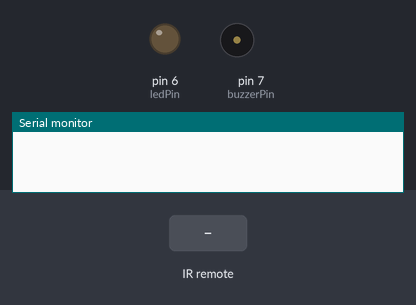
A sketch run on a simulated Arduino Uno, built with avr-gcc and run on an emulated ATmega328P. Shown: output pins drawn as LEDs (lit = HIGH), buzzer (waves = sounding, pin HIGH), the last lines printed to the serial monitor. Inputs (shaded band) come from the test bench.

Above: at 1.2 s.
1.3 s: infrared code 0xFF6897 received
At 2.3 s:
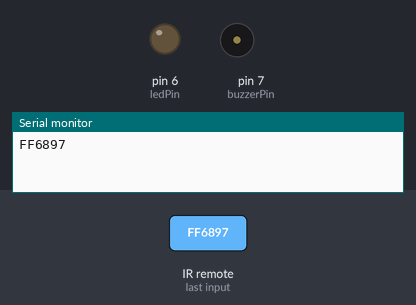
2.9 s: infrared code 0xFF30CF received
At 3.5 s:
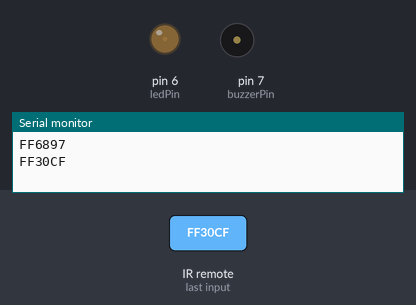
4.5 s: infrared code 0xFF18E7 received
At 5.8 s:
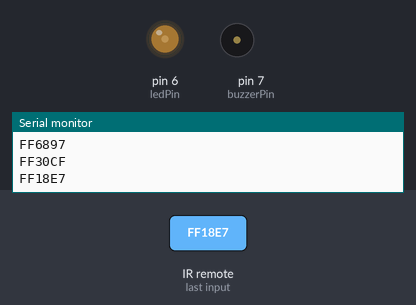
6.1 s: infrared code 0xFF7A85 received
At 7.1 s:
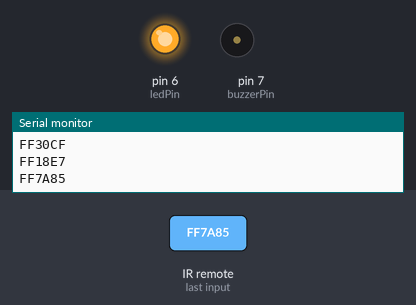
7.7 s: infrared code 0xFF6897 received
At 8.3 s:
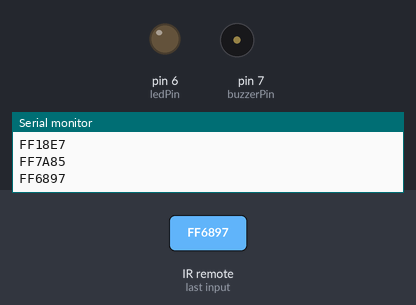
Timing chart, 0 to 10.3 s (numbered marks = the images above; inputs shaded):
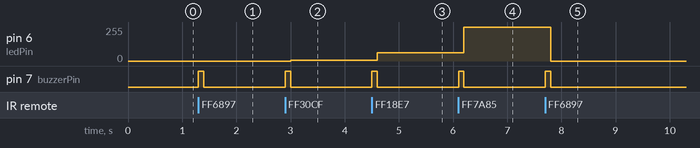

Measured:
- after the input at 1.3 s, pin 7 (buzzerPin): LOW → HIGH at once, → LOW 0.10 s later
- after the input at 2.9 s, pin 6 (ledPin): 0/255 → 7/255 after 0.10 s; pin 7 (buzzerPin): LOW → HIGH at once, → LOW 0.10 s later
- after the input at 4.5 s, pin 6 (ledPin): 7/255 → 63/255 after 0.10 s; pin 7 (buzzerPin): LOW → HIGH at once, → LOW 0.10 s later
- after the input at 6.1 s, pin 6 (ledPin): 63/255 → 255/255 after 0.10 s; pin 7 (buzzerPin): LOW → HIGH at once, → LOW 0.10 s later
- after the input at 7.7 s, pin 6 (ledPin): 255/255 → 0/255 after 0.10 s; pin 7 (buzzerPin): LOW → HIGH at once, → LOW 0.10 s later

The sketch:

Sketch_21.2_Control_LED_through_Infrared_Remote.ino
```cpp
/*
  Control_LED_through_Infrared_Remote

  modified 2021/7/2
  by http://www.freenove.com
*/

#include <IRremote.h>

int RECV_PIN = 8;        // Infrared receiving pin
IRrecv irrecv(RECV_PIN); // Create a class object used to receive class
decode_results results;  // Create a decoding results class object

int ledPin = 6;          // the number of the LED pin
int buzzerPin = 7;       // the number of the buzzer pin

void setup()
{
  Serial.begin(9600); // Initialize the serial port and set the baud rate to 9600
  irrecv.enableIRIn(); // Start the receiver
  pinMode(ledPin, OUTPUT);          // set LED pin into output mode
  pinMode(buzzerPin, OUTPUT);       // set buzzer pin into output mode
}

void loop() {
  if (irrecv.decode(&results)) {  // Waiting for decoding
    Serial.println(results.value, HEX); // Print out the decoded results
    handleControl(results.value); // Handle the commands from remote control
    irrecv.resume(); // Receive the next value
  }
}

void handleControl(unsigned long value) {
  // Make a sound when it rereives commands
  digitalWrite(buzzerPin, HIGH);
  delay(100);
  digitalWrite(buzzerPin, LOW);
  // Handle the commands
  switch (value) {
    case 0xFF6897:              // Receive the number '0'
      analogWrite(ledPin, 0);   // Turn off LED
      break;
    case 0xFF30CF:              // Receive the number '1'
      analogWrite(ledPin, 7);   // Dimmest brightness
      break;
    case 0xFF18E7:              // Receive the number '2'
      analogWrite(ledPin, 63);  // Medium brightness
      break;
    case 0xFF7A85:              // Receive the number '3'
      analogWrite(ledPin, 255); // Strongest brightnss
      break;
  }
}
```
